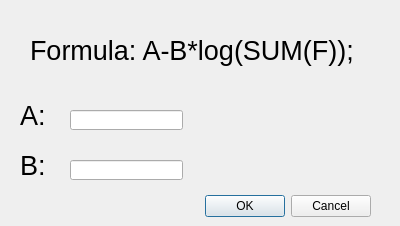
<?xml version="1.0" encoding="UTF-8"?>
<ui version="4.0">
 <class>SetDialog</class>
 <widget class="QDialog" name="SetDialog">
  <property name="geometry">
   <rect>
    <x>0</x>
    <y>0</y>
    <width>400</width>
    <height>226</height>
   </rect>
  </property>
  <property name="windowTitle">
   <string>Dialog</string>
  </property>
  <widget class="QDialogButtonBox" name="buttonBox">
   <property name="geometry">
    <rect>
     <x>30</x>
     <y>190</y>
     <width>341</width>
     <height>32</height>
    </rect>
   </property>
   <property name="orientation">
    <enum>Qt::Horizontal</enum>
   </property>
   <property name="standardButtons">
    <set>QDialogButtonBox::Cancel|QDialogButtonBox::Ok</set>
   </property>
  </widget>
  <widget class="QLabel" name="label">
   <property name="geometry">
    <rect>
     <x>30</x>
     <y>30</y>
     <width>351</width>
     <height>41</height>
    </rect>
   </property>
   <property name="font">
    <font>
     <pointsize>20</pointsize>
    </font>
   </property>
   <property name="text">
    <string>Formula: A-B*log(SUM(F));</string>
   </property>
  </widget>
  <widget class="QLabel" name="label_2">
   <property name="geometry">
    <rect>
     <x>20</x>
     <y>100</y>
     <width>51</width>
     <height>31</height>
    </rect>
   </property>
   <property name="font">
    <font>
     <pointsize>20</pointsize>
    </font>
   </property>
   <property name="text">
    <string>A:</string>
   </property>
  </widget>
  <widget class="QLineEdit" name="lineEdit">
   <property name="geometry">
    <rect>
     <x>70</x>
     <y>110</y>
     <width>113</width>
     <height>20</height>
    </rect>
   </property>
  </widget>
  <widget class="QLineEdit" name="lineEdit_2">
   <property name="geometry">
    <rect>
     <x>70</x>
     <y>160</y>
     <width>113</width>
     <height>20</height>
    </rect>
   </property>
  </widget>
  <widget class="QLabel" name="label_3">
   <property name="geometry">
    <rect>
     <x>20</x>
     <y>150</y>
     <width>51</width>
     <height>31</height>
    </rect>
   </property>
   <property name="font">
    <font>
     <pointsize>20</pointsize>
    </font>
   </property>
   <property name="text">
    <string>B:</string>
   </property>
  </widget>
 </widget>
 <resources/>
 <connections>
  <connection>
   <sender>buttonBox</sender>
   <signal>accepted()</signal>
   <receiver>SetDialog</receiver>
   <slot>accept()</slot>
   <hints>
    <hint type="sourcelabel">
     <x>248</x>
     <y>254</y>
    </hint>
    <hint type="destinationlabel">
     <x>157</x>
     <y>274</y>
    </hint>
   </hints>
  </connection>
  <connection>
   <sender>buttonBox</sender>
   <signal>rejected()</signal>
   <receiver>SetDialog</receiver>
   <slot>reject()</slot>
   <hints>
    <hint type="sourcelabel">
     <x>316</x>
     <y>260</y>
    </hint>
    <hint type="destinationlabel">
     <x>286</x>
     <y>274</y>
    </hint>
   </hints>
  </connection>
 </connections>
</ui>
